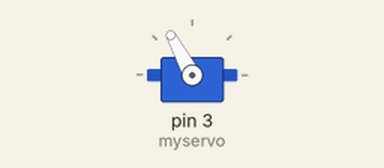
The sketch below on a simulated Arduino Uno, built with avr-gcc and run on an emulated ATmega328P. On the bench: servo.

Above: at 0.4 s.
At 1.3 s:
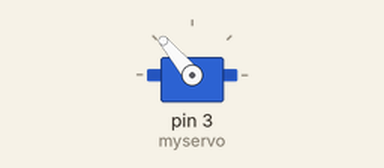
At 2.2 s:
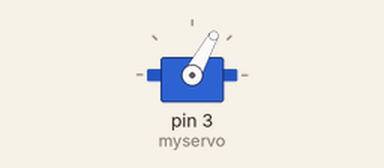
At 3.7 s:
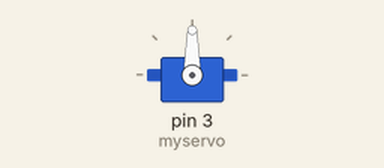
Timing chart, 0 to 5.2 s (numbered marks = the images above):
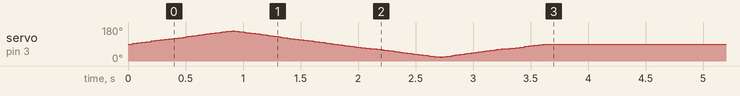

The sketch:

sensor-stop.ino
```cpp
/*
 * Just sets the servo to 90 degress.
 */
#include <VarSpeedServo.h>
#include <NewPing.h>

VarSpeedServo myservo;


void setup() {
  myservo.attach(3);
  myservo.write(90, 50, true);
  myservo.write(160, 50, true);
  myservo.write(20, 50, true);
  myservo.write(90, 50, true);
  myservo.detach();
}

void loop() {
}
```
